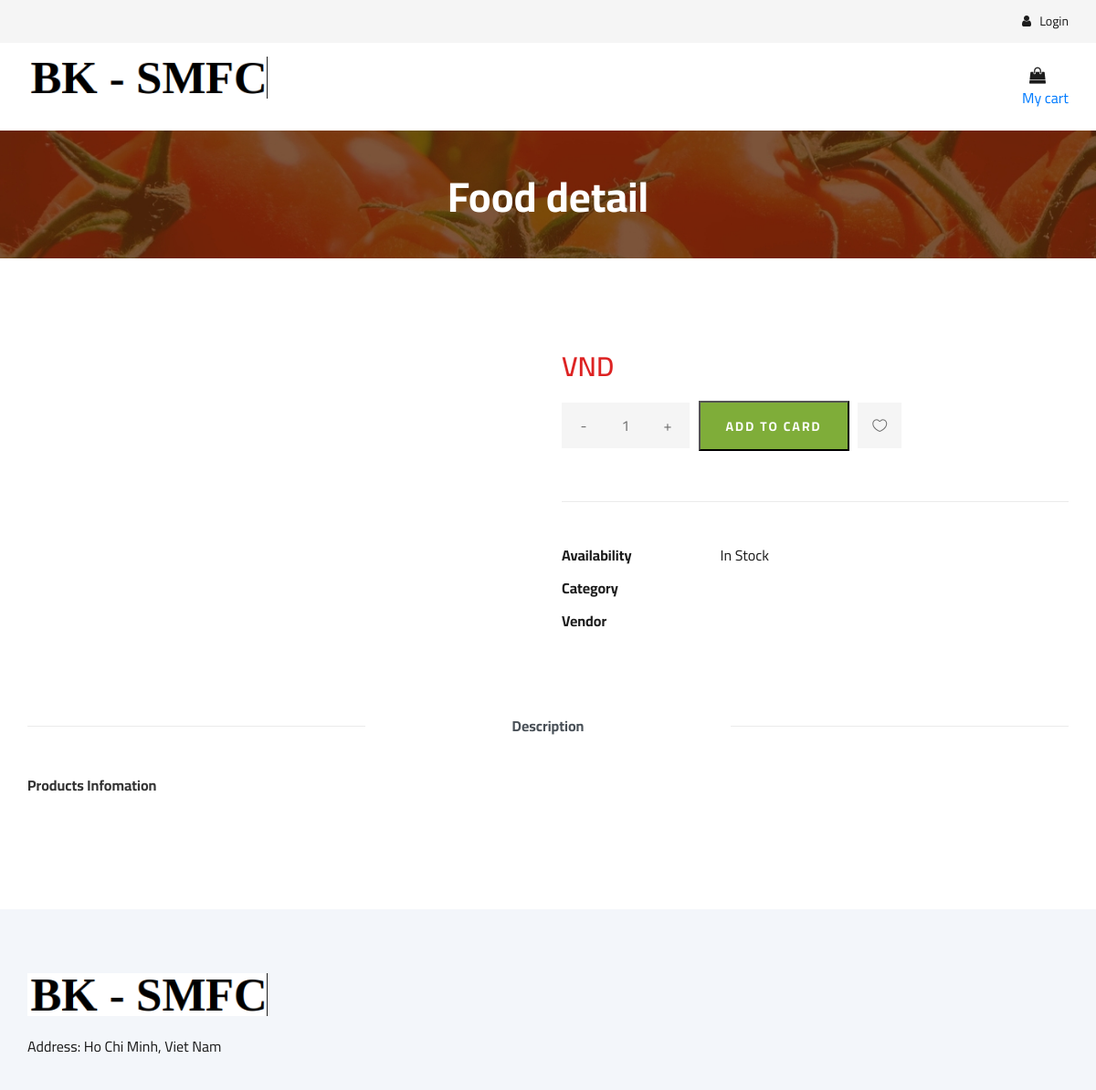
Before: /customer/food_detail/5 with the older database file.
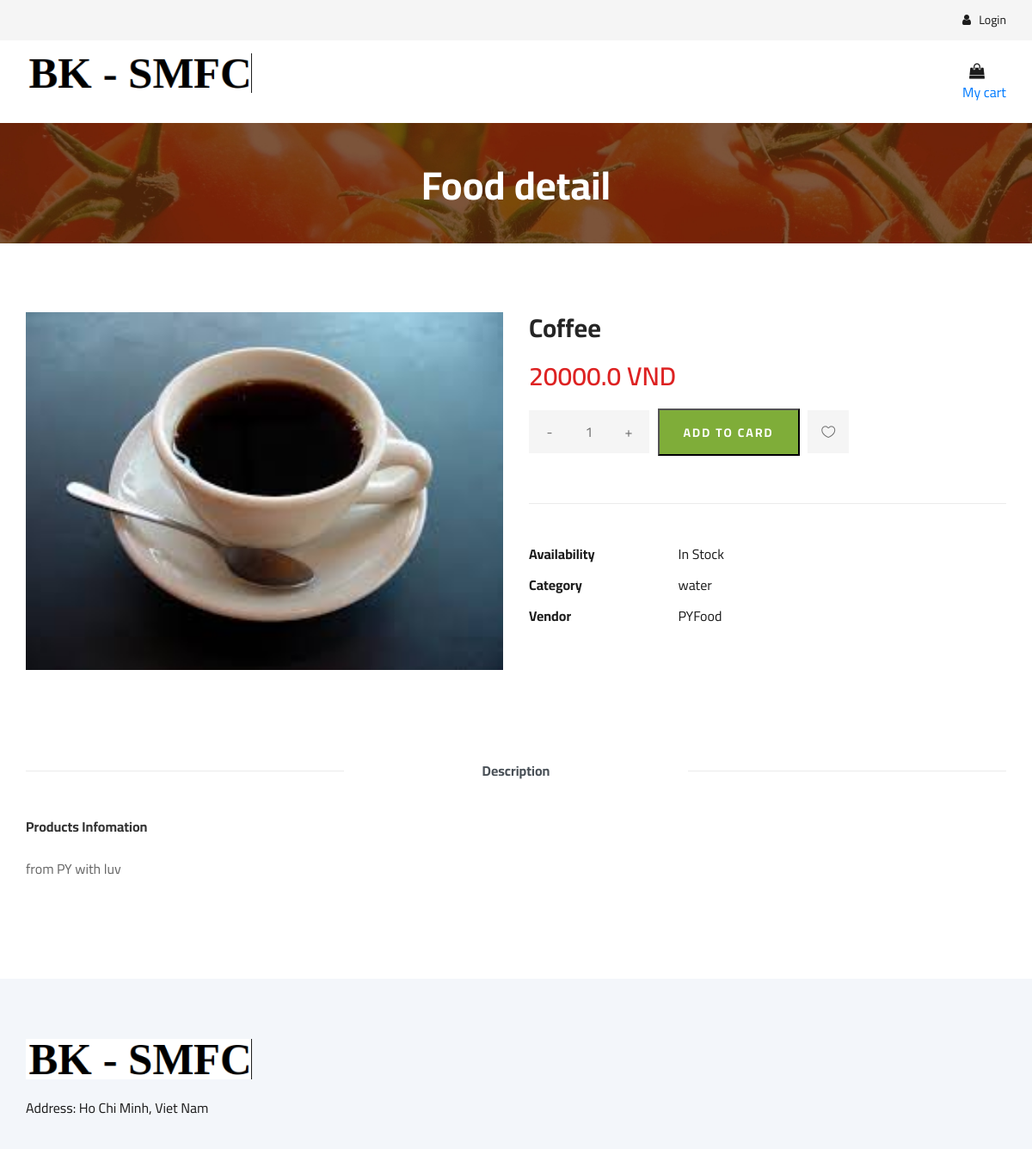
After: the same page with the newer database file.
### model/models/food.py (models this page shows, shortened)
class Food(models.Model):
    category = models.ForeignKey(Category, on_delete=models.CASCADE, blank=True)
    name = models.CharField(max_length=100)
    vendor = models.ForeignKey(Vendor, on_delete=models.CASCADE)
    description = models.TextField(blank=True, max_length=256)
    price = models.FloatField(default=0)
    image = models.ImageField(upload_to='food_images/%Y/%m/%d', blank=True)
    class Meta:
        verbose_name = 'Foods'
        verbose_name_plural = 'Foods'

class Category(models.Model):
    name = models.CharField(max_length=100)
    vendor = models.ForeignKey(Vendor, on_delete=models.CASCADE, default=None)
    class Meta:
        verbose_name = 'Categories'
        verbose_name_plural = 'Categories'

### model/models/vendor.py (models this page shows, shortened)
class Vendor(models.Model):
    name = models.CharField(max_length=100, default='')
    description = models.CharField(max_length=256, default='')
    owner = models.ForeignKey(VendorOwner, on_delete=models.CASCADE)

### customer/views.py (the view)
# urls.py: path('food_detail/<int:foodID>', ViewFoodDetail, name='view-food-detail'),
def ViewFoodDetail(request, foodID=None):
    context = {
        'food': Menu.get_food(food_id=foodID),
    }
    return render(request, 'order/shop-details.html', context)

### customer/menu.py (called while the page is built)
    @staticmethod
    def get_food(food_id):
        try:
            return Food.objects.get(id=food_id)
        except ObjectDoesNotExist:
            return None

### templates/order/shop-details.html (shortened to what this page needs)
{% extends 'order/base.html' %}
{% load static%}
{% block CustomerCart %}
    <div class="col-lg-3">
        <div class="header__cart">
            <ul>
                <li><a href="{% url 'customer:view-cart' %}"><i class="fa fa-shopping-bag"></i> </a></li>
            </ul>
            <div><a href="{% url 'customer:view-cart' %}"> My cart</a></div>
        </div>
    </div>
{% endblock %}
{% block BreadcrumbTitle%}
    <h2>Food detail</h2>
{% endblock %}
{% block content %}
    <section class="product-details spad">
        <div class="container">
            <div class="row">
                <div class="col-lg-6 col-md-6">
                    <div class="product__details__pic">
                        <div class="product__details__pic__item">
                            <img class="product__details__pic__item--large"
                                src="{{food.image.url}}" alt="">
                        </div>
                    </div>
                </div>
                <div class="col-lg-6 col-md-6">
                    <div class="product__details__text">
                        <h3>{{food.name}}</h3>
                        <div class="product__details__price">{{food.price}} VND</div>
                        <form action="{% url 'customer:add-item-to-cart' food.id %}" method="post">
                            <div class="product__details__quantity">
                                <div class="quantity">
                                    <div class="pro-qty">
                                        <input type="text" value="1" name="quantity">
                                    </div>
                                </div>
                            </div>
                            <input type="submit" class="primary-btn" value="ADD TO CARD">
                            <a href="#" class="heart-icon"><span class="icon_heart_alt"></span></a>
                        </form>
                        <ul>
                            <li><b>Availability</b> <span>In Stock</span></li>
                            <li><b>Category</b> <span>{{food.category.name}}</span></li>
                            <li><b>Vendor</b> <span>{{food.vendor.name}}</span></li>
                        </ul>
                    </div>
                </div>
                <div class="col-lg-12">
                    <div class="product__details__tab">
                        <ul class="nav nav-tabs" role="tablist">
                            <li class="nav-item">
                                <a class="nav-link active" data-toggle="tab" href="#tabs-1" role="tab"
                                    aria-selected="true">Description</a>
                            </li>
                        </ul>
                        <div class="tab-content">
                            <div class="tab-pane active" id="tabs-1" role="tabpanel">
                                <div class="product__details__tab__desc">
                                    <h6>Products Infomation</h6>
                                    <p>{{food.description}}</p>
                                </div>
                            </div>
                        </div>
                    </div>
                </div>
            </div>
        </div>
    </section>
{% endblock %}

Changed rows visible on the page:
added Food: image (picture), name "Coffee", price "20000.0", category.name "water", vendor.name "PYFood", description "from PY with luv"
